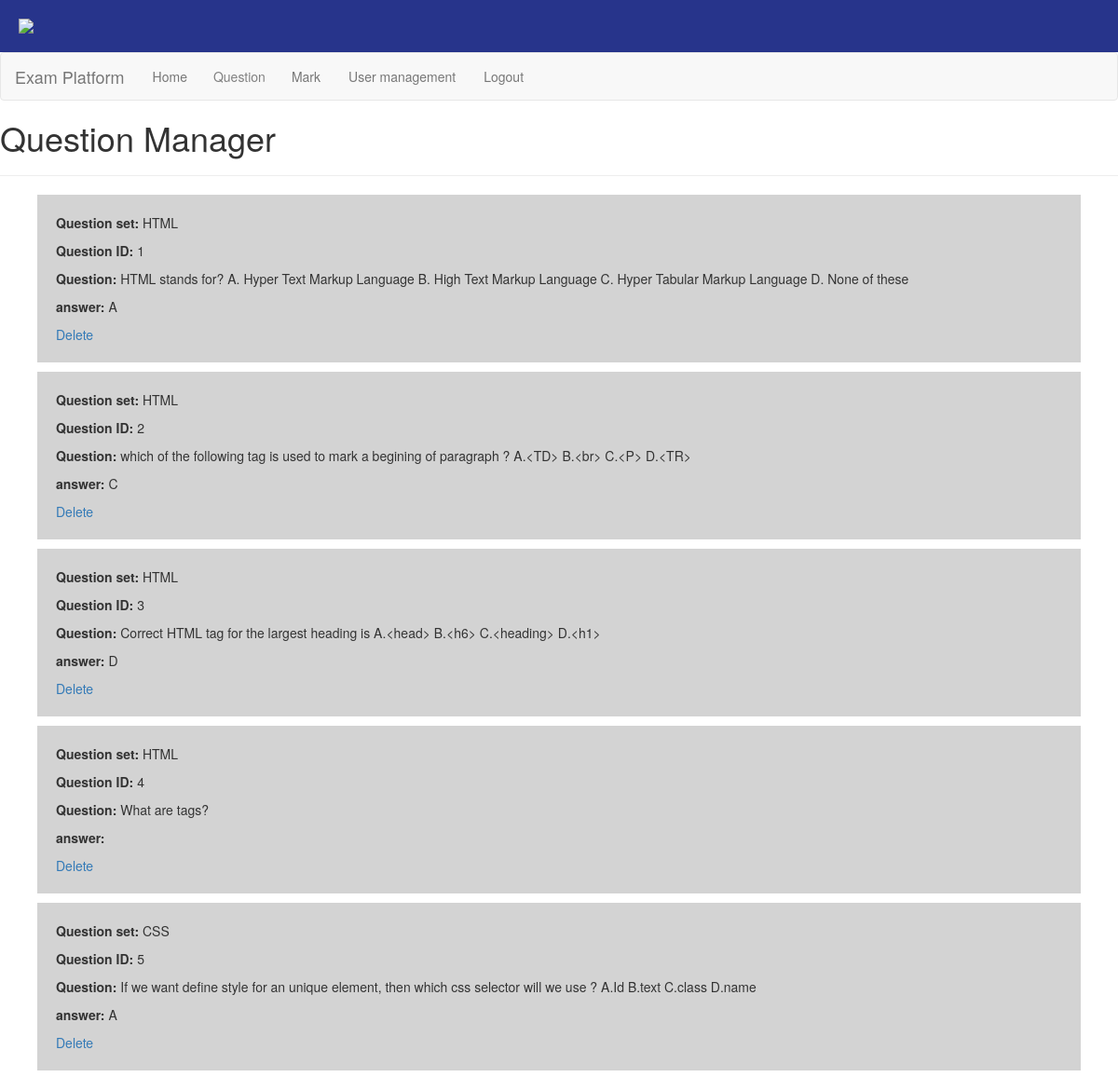
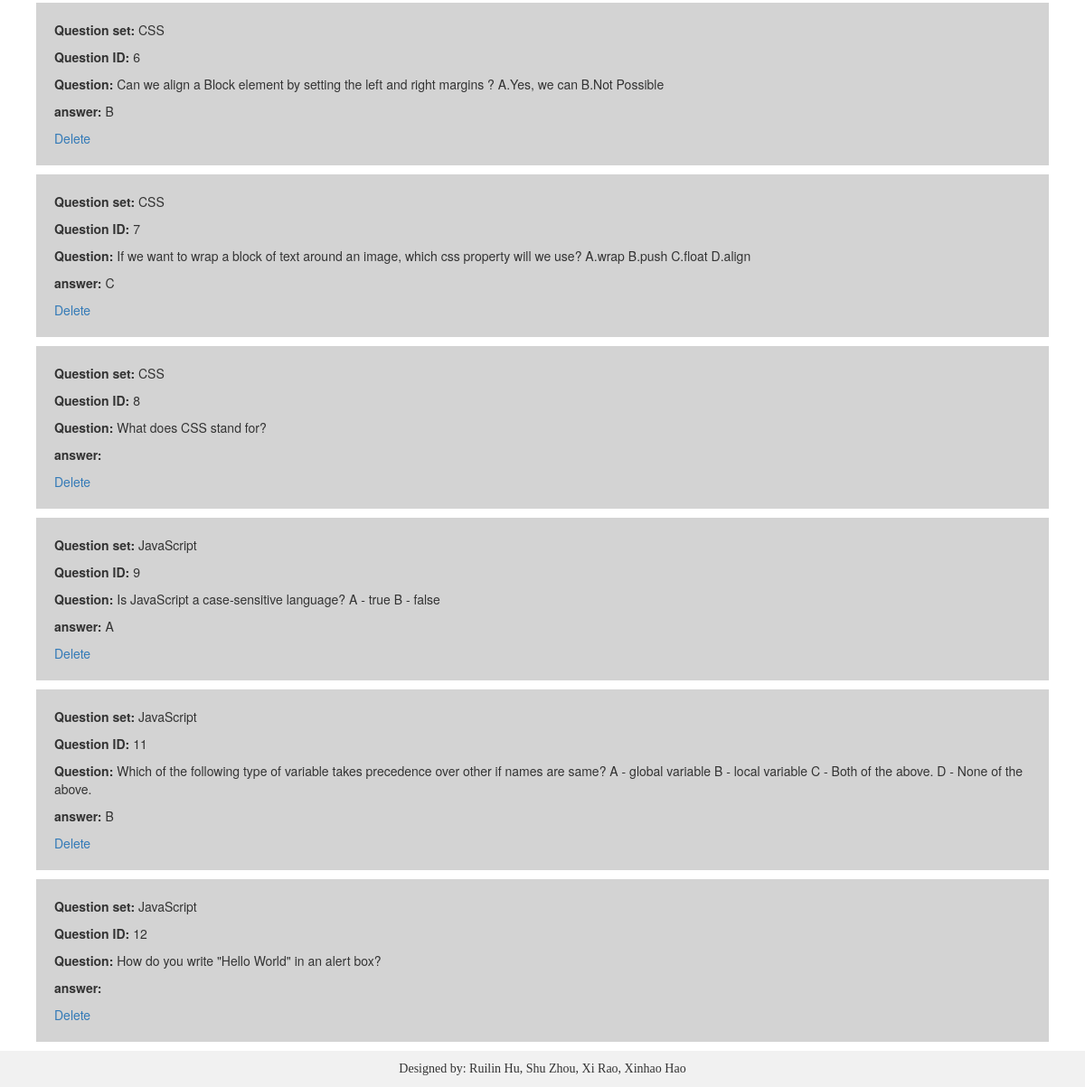
Page /manage_que (signed in) on the committed database (2 pictures, top to bottom).
### app/models.py (models this page shows, shortened)
class questions(db.Model):
    id = db.Column(db.Integer, primary_key=True)
    content = db.Column(db.String(500))
    stand_answer = db.Column(db.String(500))
    mark = db.Column(db.Integer)
    tag = db.Column(db.String(20))
    type = db.Column(db.String(20))
    answer = db.relationship('answer', backref='question', lazy='dynamic')
    def get_id(self):
        return self.id
    def get_content(self):
        return self.content
    def get_set(self):
        return self.tag
    def get_answer(self):
        return self.stand_answer

### app/routes.py (the view)
@app.route('/manage_que', methods=['GET', 'POST'])
@login_required
def manage_que():
    if current_user.if_adm() != 1:
        return redirect(url_for('welcome'))
    quelist = questions.query.all()
    return render_template('manage_que.html', title='Manage questions',que_list=quelist)

### app/models.py (called while the page is built)
@login.user_loader
def load_user(id):
    return User.query.get(int(id))

    def if_adm(self):
        return self.Is_adm

### app/templates/Manage_que.html (shortened to what this page needs)
  {% extends "UserBase.html" %}
  {% block content %}
  <h1> Question Manager</h1>
  <hr>
  <table border="1px">
      {% for que in que_list %}
          {% include 'Question_unit.html' %}
      {% endfor %}
  </table>
  <a href="{{ url_for('register') }}">Add</a><br>
  {% endblock %}

### app/templates/Question_unit.html
<div style="background-color: lightgray; margin-bottom: 10px; margin-top: 10px; margin-left: 40px; margin-right: 40px; padding: 20px;">
    <p> <b>Question set:</b> {{ que.get_set() }} </p>
    <p> <b>Question ID:</b> {{ que.get_id() }} </p>
    <p> <b>Question:</b> {{ que.get_content() }} </p>
    <p> <b>answer:</b> {{ que.get_answer() }}</p>
    <div>
        <a href="{{ url_for('delete_que',que_id=que.get_id() ) }}"> Delete </a>
    </div>
</div>

### rows in the picture
questions: get_set "HTML", get_id "1", get_content "HTML stands for? A. Hyper Text Markup Language B. High Text Markup Language C. Hyper Tabular Markup Language D. None of these", get_answer "A"
questions: get_set "HTML", get_id "2", get_content "which of the following tag is used to mark a begining of paragraph ? A.<TD> B.<br> C.<P> D.<TR>", get_answer "C"
questions: get_set "HTML", get_id "3", get_content "Correct HTML tag for the largest heading is A.<head> B.<h6> C.<heading> D.<h1>", get_answer "D"
questions: get_set "HTML", get_id "4", get_content "What are tags?"
questions: get_set "CSS", get_id "5", get_content "If we want define style for an unique element, then which css selector will we use ? A.Id B.text C.class D.name", get_answer "A"
questions: get_set "CSS", get_id "6", get_content "Can we align a Block element by setting the left and right margins ? A.Yes, we can B.Not Possible", get_answer "B"
questions: get_set "CSS", get_id "7", get_content "If we want to wrap a block of text around an image, which css property will we use? A.wrap B.push C.float D.align", get_answer "C"
questions: get_set "CSS", get_id "8", get_content "What does CSS stand for?"
questions: get_set "JavaScript", get_id "9", get_content "Is JavaScript a case-sensitive language? A - true B - false", get_answer "A"
questions: get_set "JavaScript", get_id "11", get_content "Which of the following type of variable takes precedence over other if names are same? A - global variable B - local variable C - Both of the above. D - None of the above.", get_answer "B"
questions: get_set "JavaScript", get_id "12", get_content "How do you write \"Hello World\" in an alert box?"
